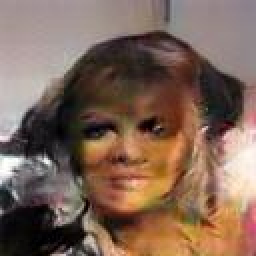
#> input picture Unmasking Deepfakes/FAKE/0.jpg, 128 x 128 px (shown 2 times larger); its folder holds only this picture in this run
$ jupyter execute --allow-errors PROJECT.ipynb   (older library calls are emulated)
#> lines starting #> are read from the running program, lines starting #| are printed output that depends on the picture
# Unmasking DeepFakes with simple Features

## importing required packages

* required to install numpy,opencv,matplotlib

[cell 1]
import cv2
import os
import numpy as np
from matplotlib import pyplot as plt
import pickle

## Pre-processing
## Discrete Fourier Transform & AzimuthalAverage
* this is done in imagepreprossing function

[cell 2]
power_specturm = {}#dictionary
epsilon = 1e-8

def imagepreprocessing(img):
    #DFT of an image using FFT from numpy
    f = np.fft.fft2(img)
    fshift = np.fft.fftshift(f)
    fshift += epsilon
    magnitude_spectrum = 20*np.log(np.abs(fshift))

    #azimuthalAverage
    x, y = np.indices((magnitude_spectrum.shape))
    center = np.array([(x.max()-x.min())/2.0, (y.max()-y.min())/2.0])
    r = np.sqrt((x - center[0])**2 + (y - center[1])**2)
    r = r.astype(np.int)
    np.seterr(divide = 'ignore')
    tbin = np.bincount(r.ravel(), magnitude_spectrum.ravel())
    nr = np.bincount(r.ravel())
    radialprofile = tbin / nr
    radialprofile=radialprofile[1:len(radialprofile)-1]
    return radialprofile

## Loading Images and sending it to imagepreprocessing() function
### data set is avaliable in the folder
* fake images label is 0

[cell 3]
#fake
cwd = os.getcwd()
datasetfake=cwd+"/FAKE"
listofimages=os.listdir(datasetfake)

for i in listofimages[:len(listofimages)]:
    imagename=datasetfake+"/"+i
    img1 = cv2.imread(imagename,0)
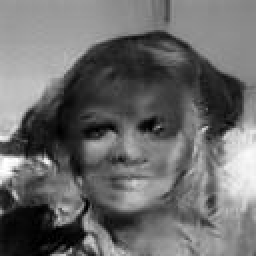
#> img1: shape (128, 128) (shown 2 times larger); min 0, max 255, mean 107.4
    w=len(img1[0])
#> w = 128
    h=len(img1)
#> h = 128
    power_specturm[i]={"data":imagepreprocessing(img1),"label":1}
#> in imagepreprocessing, `magnitude_spectrum = 20*np.log(np.abs(fshift))`:
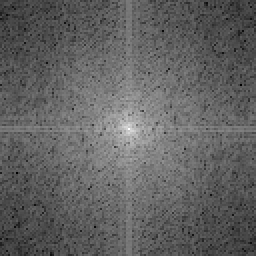
#> magnitude_spectrum: shape (128, 128) float64 (shown 2 times larger); min 33.52, max 287.6, mean 131.1; drawn with min black and max white
#> in imagepreprocessing, `tbin = np.bincount(r.ravel(), magnitude_spectrum.ravel())`: tbin = 90 values, max 49083.8 at index 61, min 1009 at index 0, mean 23874.8
#> in imagepreprocessing, `radialprofile = tbin / nr`: radialprofile = 90 values, max 252.2 at index 0, min 92.88 at index 82, mean 139.2
#> in imagepreprocessing, `radialprofile=radialprofile[1:len(radialprofile)-1]`: radialprofile = 88 values, max 236.3 at index 0, min 92.88 at index 81, mean 138.4

* real images label is 1

[cell 4]
#real
cwd1= os.getcwd()
datasetreal=cwd1+"/REAL"
#> (the rest of this cell did not finish here and is left out)

* using the pickle library for storing the data

[cell 5]
with open('datas.pkl','wb') as pickle_file:
    pickle.dump(power_specturm,pickle_file)
    pickle_file.close()


print("DONE")

## Extraction of Data

[cell 6]
with open('datas.pkl','rb') as pickle_file1:
    power_specturm1=pickle.load(pickle_file1)
    pickle_file1.close()


y=[]
X=[]

for i in power_specturm1:
        X.append(power_specturm1[i]["data"])
        y.append(power_specturm1[i]["label"])

#distribution
plt.plot(y)
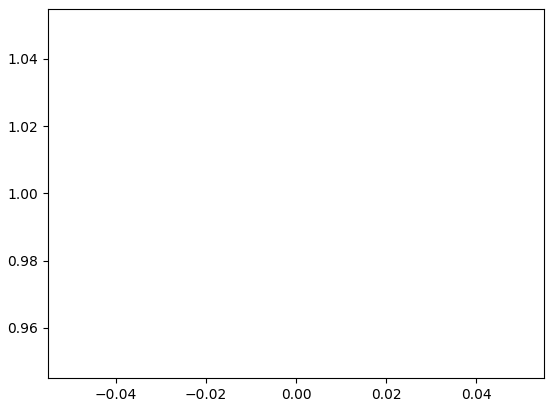
#> figure drawn by matplotlib, 1 panel

$ run again, on Unmasking Deepfakes/FAKE/126.jpg
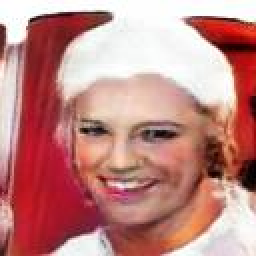
#> input picture Unmasking Deepfakes/FAKE/126.jpg, 128 x 128 px (shown 2 times larger)
#> `img1 = cv2.imread(imagename,0)`:
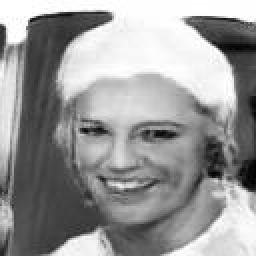
#> img1: shape (128, 128) (shown 2 times larger); min 0, max 255, mean 152.1
#> w = 128
#> in imagepreprocessing, `magnitude_spectrum = 20*np.log(np.abs(fshift))`:
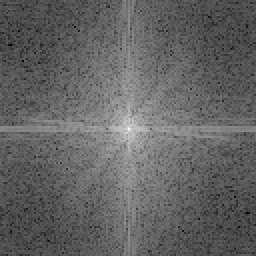
#> magnitude_spectrum: shape (128, 128) float64 (shown 2 times larger); min 31.65, max 294.6, mean 134.2; drawn with min black and max white
#> tbin = 90 values, max 49992 at index 61, min 1045.4 at index 0, mean 24435.7
#> in imagepreprocessing, `radialprofile = tbin / nr`: radialprofile = 90 values, max 261.3 at index 0, min 106.8 at index 79, mean 143.8
#> in imagepreprocessing, `radialprofile=radialprofile[1:len(radialprofile)-1]`: radialprofile = 88 values, max 232.9 at index 0, min 106.8 at index 78, mean 142.9

$ run again, on Unmasking Deepfakes/FAKE/140.jpg
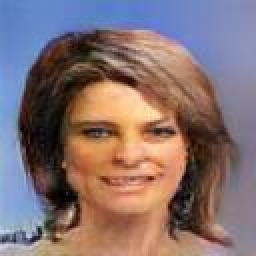
#> input picture Unmasking Deepfakes/FAKE/140.jpg, 128 x 128 px (shown 2 times larger)
#> `img1 = cv2.imread(imagename,0)`:
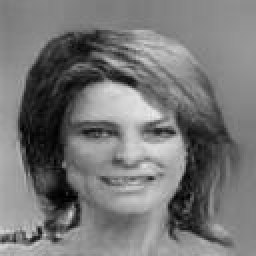
#> img1: shape (128, 128) (shown 2 times larger); min 0, max 233, mean 118.7
#> w = 128
#> in imagepreprocessing, `magnitude_spectrum = 20*np.log(np.abs(fshift))`:
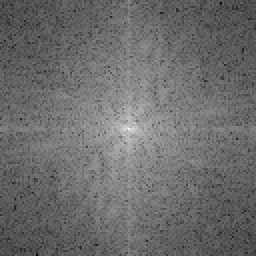
#> magnitude_spectrum: shape (128, 128) float64 (shown 2 times larger); min 9.35, max 289.6, mean 128.6; drawn with min black and max white
#> tbin = 90 values, max 47660.1 at index 61, min 1001.5 at index 0, mean 23408.6
#> in imagepreprocessing, `radialprofile = tbin / nr`: radialprofile = 90 values, max 250.4 at index 0, min 90.81 at index 87, mean 136.6
#> in imagepreprocessing, `radialprofile=radialprofile[1:len(radialprofile)-1]`: radialprofile = 88 values, max 219.8 at index 0, min 90.81 at index 86, mean 135.8

$ run again, on Unmasking Deepfakes/FAKE/144.jpg
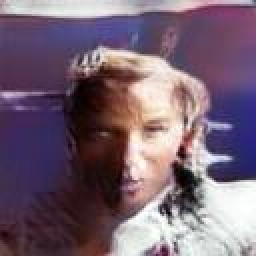
#> input picture Unmasking Deepfakes/FAKE/144.jpg, 128 x 128 px (shown 2 times larger)
#> `img1 = cv2.imread(imagename,0)`:
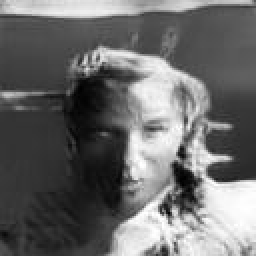
#> img1: shape (128, 128) (shown 2 times larger); min 0, max 255, mean 106.9
#> w = 128
#> in imagepreprocessing, `magnitude_spectrum = 20*np.log(np.abs(fshift))`:
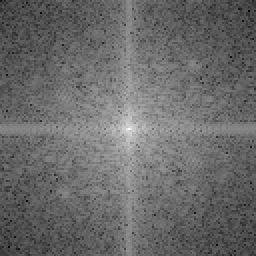
#> magnitude_spectrum: shape (128, 128) float64 (shown 2 times larger); min 21.61, max 287.5, mean 132.4; drawn with min black and max white
#> tbin = 90 values, max 48968.7 at index 61, min 983.6 at index 89, mean 24094.9
#> in imagepreprocessing, `radialprofile = tbin / nr`: radialprofile = 90 values, max 253.2 at index 0, min 81.96 at index 89, mean 140.5
#> in imagepreprocessing, `radialprofile=radialprofile[1:len(radialprofile)-1]`: radialprofile = 88 values, max 243.8 at index 0, min 83.03 at index 87, mean 139.8

$ run again, on Unmasking Deepfakes/FAKE/11.jpg
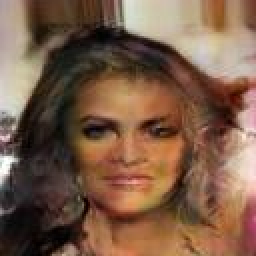
#> input picture Unmasking Deepfakes/FAKE/11.jpg, 128 x 128 px (shown 2 times larger)
#> `img1 = cv2.imread(imagename,0)`:
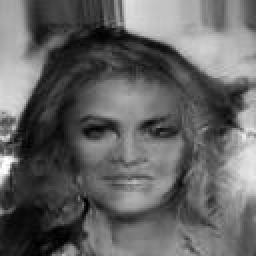
#> img1: shape (128, 128) (shown 2 times larger); min 0, max 255, mean 99.6
#> w = 128
#> in imagepreprocessing, `magnitude_spectrum = 20*np.log(np.abs(fshift))`:
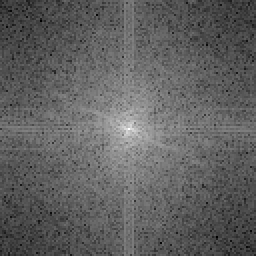
#> magnitude_spectrum: shape (128, 128) float64 (shown 2 times larger); min 30.03, max 286.1, mean 127; drawn with min black and max white
#> tbin = 90 values, max 47124.4 at index 61, min 969.3 at index 88, mean 23115.8
#> in imagepreprocessing, `radialprofile = tbin / nr`: radialprofile = 90 values, max 243.9 at index 0, min 80.78 at index 88, mean 135
#> in imagepreprocessing, `radialprofile=radialprofile[1:len(radialprofile)-1]`: radialprofile = 88 values, max 237.1 at index 0, min 80.78 at index 87, mean 134.3
